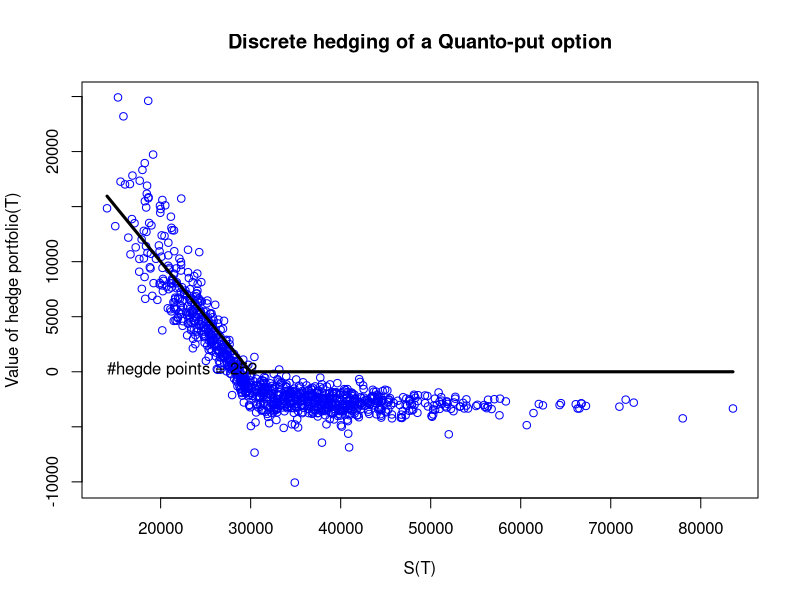

Reproduce this figure in R.
BlackScholesFormula  <- function (
    spot,
    timetomat,
    strike,
    r, 
    q=0, 
    sigma, 
    opttype=1, 
    greektype=1)
{ 
  
  d1<-(log(spot/strike)+ ((r-q)+0.5*sigma^2)*timetomat)/(sigma*sqrt(timetomat))
  d2<-d1-sigma*sqrt(timetomat)
  
  if (opttype==1 && greektype==1) result<-spot*exp(-q*timetomat)*pnorm(d1)-strike*exp(-r*timetomat)*pnorm(d2)
  
  if (opttype==2 && greektype==1) result<-spot*exp(-q*timetomat)*pnorm(d1)-strike*exp(-r*timetomat)*pnorm(d2)-spot*exp(-q*timetomat)+strike*exp(-r*timetomat)
  
  if (opttype==1 && greektype==2) result<-exp(-q*timetomat)*pnorm(d1)
  
  if (opttype==2 && greektype==2) result<-exp(-q*timetomat)*(pnorm(d1)-1)
  
  if (greektype==3) result<-exp(-q*timetomat)*dnorm(d1)/(spot*sigma*sqrt(timetomat))
  
  if (greektype==4) result<-exp(-q*timetomat)*spot*dnorm(d1)*sqrt(timetomat)
  
  BlackScholesFormula<-result
  
}

BlackScholesImpVol  <- function (obsprice,spot,timetomat,strike,r, q=0, opttype=1)
{ difference<- function(sigBS, obsprice,spot,timetomat,strike,r,q,opttype)
{BlackScholesFormula (spot,timetomat,strike,r,q,sigBS, opttype,1)-obsprice
}
uniroot(difference, c(10^-3,0.5),obsprice=obsprice,spot=spot,timetomat=timetomat,strike=strike,r=r,q=q,opttype=opttype,tol = .Machine$double.eps)$root
}

# INITIALIZE
# ==========

# Japanese Stocks
S0<-30000
mu<-0.05; r<-0.05; sigma<-0.2;

# Exchange rate 
X0<-1/100
sigmaX<-0.3
rd<-0.06
q<- rd-r+sigmaX*sigma

sigma_hedge<-0.2

T<-2; K<-S0
capT <- T
Nhedge<-252; Nrep<-1000

opttype <- 2

# HEDGE
# =====

St<-rep(S0, length=Nrep)
Xt<-rep(X0, length=Nrep)
dt<-T/Nhedge
initialoutlay<-X0*BlackScholesFormula(S0,T,K,rd,q,sigma,opttype,1)

Vpf<-rep(initialoutlay,length=Nrep)

a<-BlackScholesFormula(St,T,K,rd,q,sigma_hedge,opttype,2)*X0/Xt
b<-Vpf-a*St

for(i in 2:Nhedge){
  St<-St*exp((mu-0.5*sigma^2)*dt +sigma*sqrt(dt)*rnorm(Nrep))	
  Xt<-Xt*exp((rd-r-0.5*sigmaX^2)*dt +sigmaX*sqrt(dt)*rnorm(Nrep))	
  
  Vpf<- a*St+b*exp(dt*rd)
  a<- BlackScholesFormula(St,(capT-(i-1)*dt),K,rd,q,sigma_hedge,opttype,2) * X0/Xt
  b<-(Vpf-a*St)
}

ST<-St*exp((mu-0.5*sigma^2)*dt +sigma*sqrt(dt)*rnorm(Nrep))
XT<-Xt*exp((rd-r-0.5*sigmaX^2)*dt +sigmaX*sqrt(dt)*rnorm(Nrep))	

Vpf<-a*ST+b*exp(dt*rd) 
hedgeerror<-(Vpf-X0*pmax(K-ST,0))
optionpayoff<-X0*pmax(K-ST,0)

# SUMMARY STATS & GRAPHS
# ======================

print(paste("Initial investment =",round(initialoutlay,4)))
print(paste("Average discounted option payoff =",round(exp(-r*T)*mean(optionpayoff),4)))
print(paste("Average discounted portfolio value =",round(exp(-r*T)*mean(Vpf),4)))

x11()
plot(ST,Vpf,col="blue",xlab="S(T)",ylab="Value of hedge portfolio(T)",main="Discrete hedging of a Quanto-put option")
text(min(ST),max(optionpayoff),paste("#hegde points =",Nhedge),adj=0)
points(sort(ST),pmax(K-sort(ST),0),type='l',lwd=3)